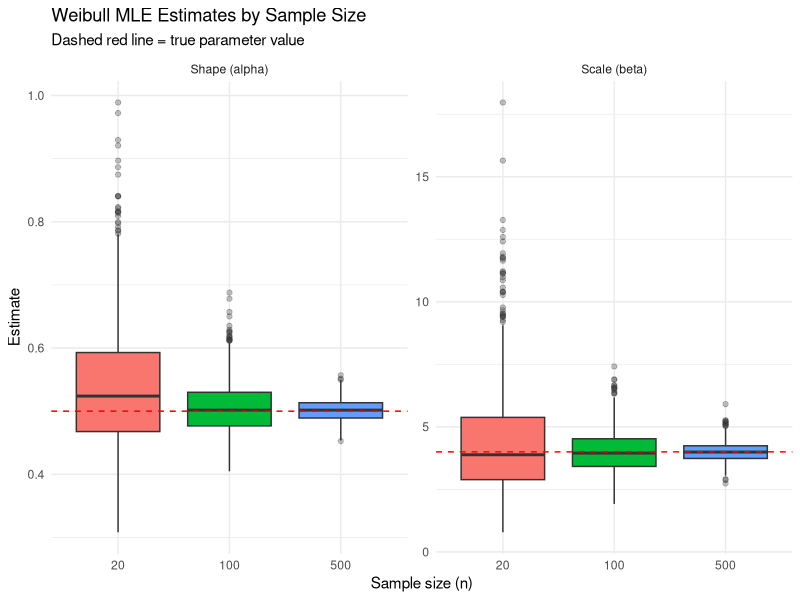
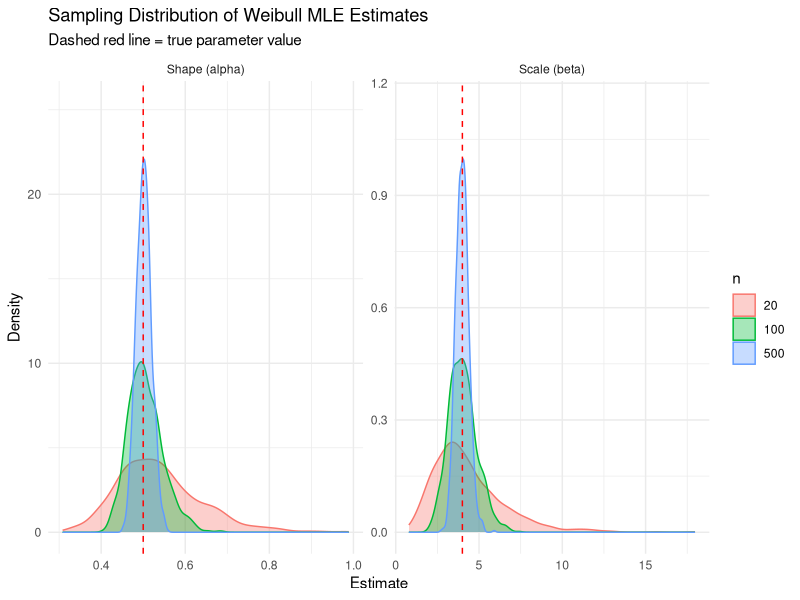

The R script that drew these images, in order:
## ============================================================
## Weibull Distribution Parameter Estimation - Monte Carlo Study
## Method: Maximum Likelihood Estimation (MLE)
## Target: Weibull(shape = 0.5, scale = 4)
## Paired design: the same sample x per replication is used by
## the MoM, MLE and Bootstrap scripts (common random numbers).
## ============================================================

## ---- 0. Setup -------------------------------------------------
set.seed(2026)

required_pkgs <- c("fitdistrplus", "ggplot2", "tidyr", "dplyr")
for (pkg in required_pkgs) {
  if (!requireNamespace(pkg, quietly = TRUE)) {
    install.packages(pkg, repos = "https://cloud.r-project.org")
  }
}
library(fitdistrplus)
library(ggplot2)
library(tidyr)
library(dplyr)

out_dir <- "weibull_mle_output"
if (!dir.exists(out_dir)) dir.create(out_dir)

## ---- 1. Simulation parameters ----------------------------------
alpha_true <- 0.5 # true shape
beta_true  <- 4   # true scale
n_vals     <- c(20, 100, 500)
n_rep      <- 1000

## ---- 1b. Paired Monte Carlo samples (common random numbers) -----
set.seed(2026)
sample_bank <- lapply(n_vals, function(n) {
  matrix(stats::rweibull(n * n_rep, shape = alpha_true, scale = beta_true),
         nrow = n_rep, ncol = n, byrow = TRUE)
})
names(sample_bank) <- as.character(n_vals)

## ---- 2. Robust starting values (Method of Moments) --------------
weibull_mom_start <- function(x) {
  m1  <- mean(x)
  v   <- stats::var(x)
  cv2 <- v / m1^2

  cv2_eq <- function(k) gamma(1 + 2 / k) / (gamma(1 + 1 / k))^2 - 1 - cv2

  k0 <- tryCatch(
    stats::uniroot(cv2_eq, interval = c(0.05, 100), extendInt = "yes",
                    tol = .Machine$double.eps^0.25)$root,
    error = function(e) 1   # safe fallback if MoM root-finding fails
  )
  if (!is.finite(k0) || k0 <= 0) k0 <- 1

  lambda0 <- m1 / gamma(1 + 1 / k0)
  if (!is.finite(lambda0) || lambda0 <= 0) lambda0 <- m1  # safe default

  c(shape = k0, scale = lambda0)
}

## ---- 3. MLE estimator for Weibull -------------------------------
weibull_nll <- function(par, x) {
  shape <- par[1]
  scale <- par[2]
  if (!is.finite(shape) || !is.finite(scale) || shape <= 0 || scale <= 0) {
    return(1e10)
  }
  nll <- -sum(stats::dweibull(x, shape = shape, scale = scale, log = TRUE))
  if (!is.finite(nll)) return(1e10)
  nll
}

weibull_mle_optim <- function(x, start) {
  fit <- tryCatch(
    stats::optim(par = start, fn = weibull_nll, x = x,
                 method = "L-BFGS-B", lower = c(1e-4, 1e-4),
                 upper = c(1e4, 1e4)),
    error = function(e) NULL
  )
  if (is.null(fit) || fit$convergence != 0 || !all(is.finite(fit$par))) {
    return(c(shape = NA_real_, scale = NA_real_))
  }
  c(shape = unname(fit$par[1]), scale = unname(fit$par[2]))
}

weibull_mle <- function(x) {
  start <- as.list(weibull_mom_start(x))

  fit <- tryCatch(
    suppressWarnings(
      fitdistrplus::fitdist(x, distr = "weibull", method = "mle",
                             start = start)
    ),
    error   = function(e) NULL,
    warning = function(w) NULL
  )

  if (!is.null(fit) &&
      isTRUE(fit$convergence == 0) &&
      all(is.finite(fit$estimate))) {
    return(c(shape = unname(fit$estimate["shape"]),
             scale = unname(fit$estimate["scale"])))
  }

  # Fallback: base-R optimization, seeded with the same MoM start
  weibull_mle_optim(x, start = unlist(start))
}

## ---- 4. Monte Carlo simulation -----------------------------------
sim_results   <- list()
fail_counts   <- setNames(integer(length(n_vals)), as.character(n_vals))

for (n in n_vals) {

  shape_hat <- rep(NA_real_, n_rep)
  scale_hat <- rep(NA_real_, n_rep)
  samples   <- sample_bank[[as.character(n)]]

  for (r in seq_len(n_rep)) {
    x   <- samples[r, ]
    est <- tryCatch(
      weibull_mle(x),
      error = function(e) c(shape = NA_real_, scale = NA_real_)
    )

    if (all(is.finite(est))) {
      shape_hat[r] <- unname(est["shape"])
      scale_hat[r] <- unname(est["scale"])
    }
  }

  fail_counts[as.character(n)] <- sum(!is.finite(shape_hat) | !is.finite(scale_hat))

  sim_results[[as.character(n)]] <- data.frame(
    n         = n,
    rep       = seq_len(n_rep),
    shape_hat = shape_hat,
    scale_hat = scale_hat
  )
}

estimates_df <- dplyr::bind_rows(sim_results)

message("Non-converging replications (recorded as NA) per n:")
print(fail_counts)

write.csv(estimates_df,
          file = file.path(out_dir, "weibull_mle_raw_estimates.csv"),
          row.names = FALSE)

## ---- 5. Performance metrics ---------------------------------------
compute_metrics <- function(est, true_val) {
  bias     <- mean(est, na.rm = TRUE) - true_val
  rel_bias <- bias / true_val
  variance <- stats::var(est, na.rm = TRUE)
  mse      <- mean((est - true_val)^2, na.rm = TRUE)
  rel_mse  <- mse / true_val^2
  c(Bias = bias, Relative_Bias = rel_bias, Variance = variance,
    MSE = mse, Relative_MSE = rel_mse)
}

metrics_list <- lapply(n_vals, function(n) {
  sub <- estimates_df[estimates_df$n == n, ]

  shape_metrics <- compute_metrics(sub$shape_hat, alpha_true)
  scale_metrics <- compute_metrics(sub$scale_hat, beta_true)

  data.frame(
    n              = n,
    Converged_Reps = sum(is.finite(sub$shape_hat) & is.finite(sub$scale_hat)),
    Failed_Reps    = unname(fail_counts[as.character(n)]),
    Parameter      = c("shape (alpha)", "scale (beta)"),
    True_Value     = c(alpha_true, beta_true),
    Mean_Estimate  = c(mean(sub$shape_hat, na.rm = TRUE), mean(sub$scale_hat, na.rm = TRUE)),
    Bias           = c(shape_metrics["Bias"], scale_metrics["Bias"]),
    Relative_Bias  = c(shape_metrics["Relative_Bias"], scale_metrics["Relative_Bias"]),
    Variance       = c(shape_metrics["Variance"], scale_metrics["Variance"]),
    MSE            = c(shape_metrics["MSE"], scale_metrics["MSE"]),
    Relative_MSE   = c(shape_metrics["Relative_MSE"], scale_metrics["Relative_MSE"])
  )
})

metrics_df <- dplyr::bind_rows(metrics_list)

## ---- 6. Export metrics to CSV -------------------------------------
write.csv(metrics_df,
          file = file.path(out_dir, "weibull_mle_metrics.csv"),
          row.names = FALSE)

print(metrics_df)

## ---- 7. Visualizations ---------------------------------------------

plot_df <- estimates_df %>%
  tidyr::pivot_longer(
    cols = c(shape_hat, scale_hat),
    names_to = "parameter",
    values_to = "estimate"
  ) %>%
  dplyr::mutate(
    parameter = factor(parameter,
                        levels = c("shape_hat", "scale_hat"),
                        labels = c("Shape (alpha)", "Scale (beta)")),
    n = factor(n, levels = n_vals)
  )

true_vals_df <- data.frame(
  parameter = factor(c("Shape (alpha)", "Scale (beta)"),
                      levels = c("Shape (alpha)", "Scale (beta)")),
  true_value = c(alpha_true, beta_true)
)

ymax_df <- plot_df %>%
  dplyr::filter(is.finite(estimate)) %>%
  dplyr::group_by(parameter, n) %>%
  dplyr::summarise(peak = if (dplyr::n() >= 2) max(stats::density(estimate, na.rm = TRUE)$y) else NA_real_,
                   .groups = "drop") %>%
  dplyr::group_by(parameter) %>%
  dplyr::summarise(ymax = max(peak, na.rm = TRUE) * 1.15, .groups = "drop")
ylim_df <- rbind(data.frame(parameter = ymax_df$parameter, y = 0),
                 data.frame(parameter = ymax_df$parameter, y = ymax_df$ymax))

boxplot_gg <- ggplot(plot_df, aes(x = n, y = estimate, fill = n)) +
  geom_boxplot(outlier.alpha = 0.3, na.rm = TRUE) +
  geom_hline(data = true_vals_df, aes(yintercept = true_value),
             linetype = "dashed", color = "red") +
  facet_wrap(~ parameter, scales = "free_y") +
  labs(
    title = "Weibull MLE Estimates by Sample Size",
    subtitle = "Dashed red line = true parameter value",
    x = "Sample size (n)",
    y = "Estimate"
  ) +
  theme_minimal() +
  theme(legend.position = "none")

ggsave(file.path(out_dir, "weibull_mle_boxplots.png"),
       plot = boxplot_gg, width = 9, height = 5, dpi = 300)

density_gg <- ggplot(plot_df, aes(x = estimate, fill = n, color = n)) +
  geom_density(alpha = 0.35, na.rm = TRUE) +
  geom_blank(data = ylim_df, aes(y = y), inherit.aes = FALSE) +
  geom_vline(data = true_vals_df, aes(xintercept = true_value),
             linetype = "dashed", color = "red") +
  facet_wrap(~ parameter, scales = "free") +
  labs(
    title = "Sampling Distribution of Weibull MLE Estimates",
    subtitle = "Dashed red line = true parameter value",
    x = "Estimate",
    y = "Density",
    fill = "n", color = "n"
  ) +
  theme_minimal()

ggsave(file.path(out_dir, "weibull_mle_density.png"),
       plot = density_gg, width = 9, height = 5, dpi = 300)

## ---- 8. Session info (for reproducibility record) -------------------
writeLines(capture.output(sessionInfo()),
           con = file.path(out_dir, "session_info.txt"))

message("Done. All outputs written to: ", normalizePath(out_dir))
